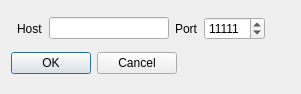
<?xml version="1.0" encoding="UTF-8"?>
<ui version="4.0">
 <class>paraviewConnectionDialog</class>
 <widget class="QDialog" name="paraviewConnectionDialog">
  <property name="geometry">
   <rect>
    <x>0</x>
    <y>0</y>
    <width>301</width>
    <height>94</height>
   </rect>
  </property>
  <property name="windowTitle">
   <string>Dialog</string>
  </property>
  <layout class="QFormLayout" name="formLayout">
   <item row="0" column="0">
    <layout class="QHBoxLayout" name="horizontalLayout">
     <property name="margin">
      <number>6</number>
     </property>
     <item>
      <widget class="QLabel" name="label">
       <property name="text">
        <string>Host</string>
       </property>
      </widget>
     </item>
     <item>
      <widget class="QLineEdit" name="host">
       <property name="sizePolicy">
        <sizepolicy hsizetype="Expanding" vsizetype="Fixed">
         <horstretch>0</horstretch>
         <verstretch>0</verstretch>
        </sizepolicy>
       </property>
       <property name="minimumSize">
        <size>
         <width>120</width>
         <height>10</height>
        </size>
       </property>
       <property name="maximumSize">
        <size>
         <width>16777215</width>
         <height>16777215</height>
        </size>
       </property>
       <property name="baseSize">
        <size>
         <width>120</width>
         <height>10</height>
        </size>
       </property>
      </widget>
     </item>
     <item>
      <widget class="QLabel" name="label_2">
       <property name="text">
        <string>Port</string>
       </property>
      </widget>
     </item>
     <item>
      <widget class="QSpinBox" name="port">
       <property name="sizePolicy">
        <sizepolicy hsizetype="Preferred" vsizetype="Fixed">
         <horstretch>0</horstretch>
         <verstretch>0</verstretch>
        </sizepolicy>
       </property>
       <property name="maximum">
        <number>65535</number>
       </property>
       <property name="value">
        <number>11111</number>
       </property>
      </widget>
     </item>
    </layout>
   </item>
   <item row="1" column="0">
    <widget class="QDialogButtonBox" name="buttonBox">
     <property name="standardButtons">
      <set>QDialogButtonBox::Cancel|QDialogButtonBox::Ok</set>
     </property>
    </widget>
   </item>
  </layout>
 </widget>
 <resources/>
 <connections>
  <connection>
   <sender>buttonBox</sender>
   <signal>accepted()</signal>
   <receiver>paraviewConnectionDialog</receiver>
   <slot>accept()</slot>
   <hints>
    <hint type="sourcelabel">
     <x>91</x>
     <y>68</y>
    </hint>
    <hint type="destinationlabel">
     <x>150</x>
     <y>46</y>
    </hint>
   </hints>
  </connection>
  <connection>
   <sender>buttonBox</sender>
   <signal>rejected()</signal>
   <receiver>paraviewConnectionDialog</receiver>
   <slot>reject()</slot>
   <hints>
    <hint type="sourcelabel">
     <x>91</x>
     <y>68</y>
    </hint>
    <hint type="destinationlabel">
     <x>150</x>
     <y>46</y>
    </hint>
   </hints>
  </connection>
 </connections>
</ui>
